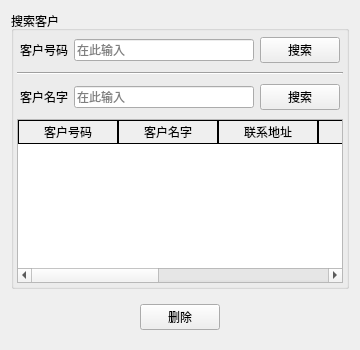
<?xml version="1.0" encoding="UTF-8"?>
<ui version="4.0">
 <class>SearchClientWin</class>
 <widget class="QWidget" name="SearchClientWin">
  <property name="geometry">
   <rect>
    <x>0</x>
    <y>0</y>
    <width>360</width>
    <height>350</height>
   </rect>
  </property>
  <property name="windowTitle">
   <string>Form</string>
  </property>
  <property name="styleSheet">
   <string notr="true">QTableWidget::item { border: 1px solid black; }
QTableWidget::item:selected { background-color: lightblue; }
QHeaderView::section { border: 1px solid black; }
QLineEdit[readOnly=&quot;true&quot;] {color: #808080; background-color: #F0F0F0;}</string>
  </property>
  <property name="locale">
   <locale language="English" country="UnitedStates"/>
  </property>
  <layout class="QVBoxLayout" name="verticalLayout">
   <item>
    <widget class="QGroupBox" name="groupBox">
     <property name="locale">
      <locale language="English" country="UnitedStates"/>
     </property>
     <property name="title">
      <string>搜索客户</string>
     </property>
     <layout class="QVBoxLayout" name="verticalLayout_3">
      <property name="leftMargin">
       <number>3</number>
      </property>
      <property name="topMargin">
       <number>3</number>
      </property>
      <property name="rightMargin">
       <number>3</number>
      </property>
      <property name="bottomMargin">
       <number>3</number>
      </property>
      <item>
       <widget class="QWidget" name="widget" native="true">
        <layout class="QHBoxLayout" name="horizontalLayout">
         <property name="leftMargin">
          <number>3</number>
         </property>
         <property name="topMargin">
          <number>3</number>
         </property>
         <property name="rightMargin">
          <number>3</number>
         </property>
         <property name="bottomMargin">
          <number>3</number>
         </property>
         <item>
          <widget class="QLabel" name="label_ClientID">
           <property name="text">
            <string>客户号码</string>
           </property>
          </widget>
         </item>
         <item>
          <widget class="QLineEdit" name="lineEdit_ClientID">
           <property name="placeholderText">
            <string>在此输入</string>
           </property>
          </widget>
         </item>
         <item>
          <widget class="QPushButton" name="pushButton_SearchByIDPrefix">
           <property name="text">
            <string>搜索</string>
           </property>
          </widget>
         </item>
        </layout>
       </widget>
      </item>
      <item>
       <widget class="Line" name="line">
        <property name="orientation">
         <enum>Qt::Horizontal</enum>
        </property>
       </widget>
      </item>
      <item>
       <widget class="QWidget" name="widget_2" native="true">
        <layout class="QHBoxLayout" name="horizontalLayout_2">
         <property name="leftMargin">
          <number>3</number>
         </property>
         <property name="topMargin">
          <number>3</number>
         </property>
         <property name="rightMargin">
          <number>3</number>
         </property>
         <property name="bottomMargin">
          <number>3</number>
         </property>
         <item>
          <widget class="QLabel" name="label_ClientName">
           <property name="text">
            <string>客户名字</string>
           </property>
          </widget>
         </item>
         <item>
          <widget class="QLineEdit" name="lineEdit_ClientName">
           <property name="placeholderText">
            <string>在此输入</string>
           </property>
          </widget>
         </item>
         <item>
          <widget class="QPushButton" name="pushButton_SearchByNamePrefix">
           <property name="text">
            <string>搜索</string>
           </property>
          </widget>
         </item>
        </layout>
       </widget>
      </item>
      <item>
       <widget class="QTableWidget" name="tableWidget_searchedClients">
        <property name="selectionMode">
         <enum>QAbstractItemView::SingleSelection</enum>
        </property>
        <property name="selectionBehavior">
         <enum>QAbstractItemView::SelectRows</enum>
        </property>
        <property name="verticalScrollMode">
         <enum>QAbstractItemView::ScrollPerPixel</enum>
        </property>
        <column>
         <property name="text">
          <string>客户号码</string>
         </property>
        </column>
        <column>
         <property name="text">
          <string>客户名字</string>
         </property>
        </column>
        <column>
         <property name="text">
          <string>联系地址</string>
         </property>
        </column>
        <column>
         <property name="text">
          <string>城市</string>
         </property>
        </column>
        <column>
         <property name="text">
          <string>R.F.C.</string>
         </property>
        </column>
        <column>
         <property name="text">
          <string>代理</string>
         </property>
        </column>
        <column>
         <property name="text">
          <string>付款方式</string>
         </property>
        </column>
       </widget>
      </item>
     </layout>
    </widget>
   </item>
   <item>
    <widget class="QWidget" name="widget_3" native="true">
     <layout class="QHBoxLayout" name="horizontalLayout_3">
      <item>
       <spacer name="horizontalSpacer">
        <property name="orientation">
         <enum>Qt::Horizontal</enum>
        </property>
        <property name="sizeHint" stdset="0">
         <size>
          <width>40</width>
          <height>20</height>
         </size>
        </property>
       </spacer>
      </item>
      <item>
       <widget class="QPushButton" name="pushButton_deleteSelectedClient">
        <property name="text">
         <string>删除</string>
        </property>
       </widget>
      </item>
      <item>
       <spacer name="horizontalSpacer_2">
        <property name="orientation">
         <enum>Qt::Horizontal</enum>
        </property>
        <property name="sizeHint" stdset="0">
         <size>
          <width>40</width>
          <height>20</height>
         </size>
        </property>
       </spacer>
      </item>
     </layout>
    </widget>
   </item>
  </layout>
 </widget>
 <resources/>
 <connections/>
</ui>
